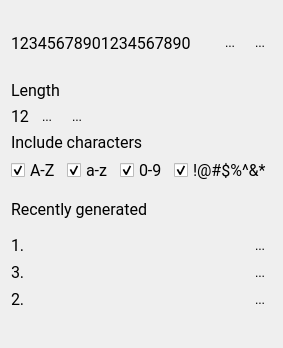
<?xml version="1.0" encoding="UTF-8"?>
<ui version="4.0">
 <class>Form</class>
 <widget class="QWidget" name="Form">
  <property name="geometry">
   <rect>
    <x>0</x>
    <y>0</y>
    <width>278</width>
    <height>348</height>
   </rect>
  </property>
  <property name="windowTitle">
   <string>Form</string>
  </property>
  <layout class="QVBoxLayout" name="verticalLayout_4">
   <item>
    <layout class="QVBoxLayout" name="verticalLayout_3">
     <property name="sizeConstraint">
      <enum>QLayout::SizeConstraint::SetMaximumSize</enum>
     </property>
     <item>
      <layout class="QHBoxLayout" name="horizontalLayout">
       <item>
        <widget class="QLabel" name="label">
         <property name="sizePolicy">
          <sizepolicy hsizetype="Expanding" vsizetype="Fixed">
           <horstretch>0</horstretch>
           <verstretch>0</verstretch>
          </sizepolicy>
         </property>
         <property name="minimumSize">
          <size>
           <width>0</width>
           <height>64</height>
          </size>
         </property>
         <property name="font">
          <font>
           <family>Roboto</family>
           <pointsize>12</pointsize>
          </font>
         </property>
         <property name="text">
          <string>12345678901234567890</string>
         </property>
        </widget>
       </item>
       <item>
        <widget class="QToolButton" name="toolButton_2">
         <property name="sizePolicy">
          <sizepolicy hsizetype="Fixed" vsizetype="Fixed">
           <horstretch>0</horstretch>
           <verstretch>0</verstretch>
          </sizepolicy>
         </property>
         <property name="text">
          <string>...</string>
         </property>
         <property name="icon">
          <iconset theme="QIcon::ThemeIcon::SystemReboot"/>
         </property>
         <property name="autoRaise">
          <bool>true</bool>
         </property>
        </widget>
       </item>
       <item>
        <widget class="QToolButton" name="toolButton">
         <property name="sizePolicy">
          <sizepolicy hsizetype="Fixed" vsizetype="Fixed">
           <horstretch>0</horstretch>
           <verstretch>0</verstretch>
          </sizepolicy>
         </property>
         <property name="text">
          <string>...</string>
         </property>
         <property name="icon">
          <iconset resource="../icons.qrc">
           <normaloff>:/icons/icons/copy.svg</normaloff>:/icons/icons/copy.svg</iconset>
         </property>
         <property name="autoRaise">
          <bool>true</bool>
         </property>
        </widget>
       </item>
      </layout>
     </item>
     <item>
      <layout class="QVBoxLayout" name="verticalLayout">
       <item>
        <widget class="QLabel" name="label_3">
         <property name="sizePolicy">
          <sizepolicy hsizetype="Preferred" vsizetype="Fixed">
           <horstretch>0</horstretch>
           <verstretch>0</verstretch>
          </sizepolicy>
         </property>
         <property name="font">
          <font>
           <family>Roboto</family>
           <pointsize>12</pointsize>
          </font>
         </property>
         <property name="text">
          <string>Length</string>
         </property>
        </widget>
       </item>
       <item>
        <layout class="QHBoxLayout" name="horizontalLayout_2">
         <item>
          <widget class="QLabel" name="label_2">
           <property name="sizePolicy">
            <sizepolicy hsizetype="Preferred" vsizetype="Fixed">
             <horstretch>0</horstretch>
             <verstretch>0</verstretch>
            </sizepolicy>
           </property>
           <property name="font">
            <font>
             <family>Roboto</family>
             <pointsize>12</pointsize>
            </font>
           </property>
           <property name="text">
            <string>12</string>
           </property>
          </widget>
         </item>
         <item>
          <widget class="QToolButton" name="toolButton_3">
           <property name="sizePolicy">
            <sizepolicy hsizetype="Fixed" vsizetype="Fixed">
             <horstretch>0</horstretch>
             <verstretch>0</verstretch>
            </sizepolicy>
           </property>
           <property name="text">
            <string>...</string>
           </property>
           <property name="icon">
            <iconset theme="QIcon::ThemeIcon::ListRemove"/>
           </property>
           <property name="autoRaise">
            <bool>true</bool>
           </property>
          </widget>
         </item>
         <item>
          <widget class="QToolButton" name="toolButton_4">
           <property name="sizePolicy">
            <sizepolicy hsizetype="Fixed" vsizetype="Fixed">
             <horstretch>0</horstretch>
             <verstretch>0</verstretch>
            </sizepolicy>
           </property>
           <property name="text">
            <string>...</string>
           </property>
           <property name="icon">
            <iconset theme="QIcon::ThemeIcon::ListAdd"/>
           </property>
           <property name="autoRaise">
            <bool>true</bool>
           </property>
          </widget>
         </item>
         <item>
          <spacer name="horizontalSpacer">
           <property name="sizePolicy">
            <sizepolicy hsizetype="Expanding" vsizetype="Fixed">
             <horstretch>0</horstretch>
             <verstretch>0</verstretch>
            </sizepolicy>
           </property>
           <property name="orientation">
            <enum>Qt::Orientation::Horizontal</enum>
           </property>
           <property name="sizeHint" stdset="0">
            <size>
             <width>40</width>
             <height>20</height>
            </size>
           </property>
          </spacer>
         </item>
        </layout>
       </item>
      </layout>
     </item>
     <item>
      <layout class="QVBoxLayout" name="verticalLayout_2">
       <item>
        <widget class="QLabel" name="label_5">
         <property name="sizePolicy">
          <sizepolicy hsizetype="Preferred" vsizetype="Fixed">
           <horstretch>0</horstretch>
           <verstretch>0</verstretch>
          </sizepolicy>
         </property>
         <property name="font">
          <font>
           <family>Roboto</family>
           <pointsize>12</pointsize>
          </font>
         </property>
         <property name="text">
          <string>Include characters</string>
         </property>
        </widget>
       </item>
       <item>
        <layout class="QHBoxLayout" name="horizontalLayout_3">
         <item>
          <widget class="QCheckBox" name="checkBox">
           <property name="sizePolicy">
            <sizepolicy hsizetype="Minimum" vsizetype="Fixed">
             <horstretch>0</horstretch>
             <verstretch>0</verstretch>
            </sizepolicy>
           </property>
           <property name="font">
            <font>
             <family>Roboto</family>
             <pointsize>12</pointsize>
            </font>
           </property>
           <property name="text">
            <string>A-Z</string>
           </property>
           <property name="checked">
            <bool>true</bool>
           </property>
          </widget>
         </item>
         <item>
          <widget class="QCheckBox" name="checkBox_2">
           <property name="sizePolicy">
            <sizepolicy hsizetype="Minimum" vsizetype="Fixed">
             <horstretch>0</horstretch>
             <verstretch>0</verstretch>
            </sizepolicy>
           </property>
           <property name="font">
            <font>
             <family>Roboto</family>
             <pointsize>12</pointsize>
            </font>
           </property>
           <property name="text">
            <string>a-z</string>
           </property>
           <property name="checked">
            <bool>true</bool>
           </property>
          </widget>
         </item>
         <item>
          <widget class="QCheckBox" name="checkBox_3">
           <property name="sizePolicy">
            <sizepolicy hsizetype="Minimum" vsizetype="Fixed">
             <horstretch>0</horstretch>
             <verstretch>0</verstretch>
            </sizepolicy>
           </property>
           <property name="font">
            <font>
             <family>Roboto</family>
             <pointsize>12</pointsize>
            </font>
           </property>
           <property name="text">
            <string>0-9</string>
           </property>
           <property name="checked">
            <bool>true</bool>
           </property>
          </widget>
         </item>
         <item>
          <widget class="QCheckBox" name="checkBox_4">
           <property name="sizePolicy">
            <sizepolicy hsizetype="Minimum" vsizetype="Fixed">
             <horstretch>0</horstretch>
             <verstretch>0</verstretch>
            </sizepolicy>
           </property>
           <property name="font">
            <font>
             <family>Roboto</family>
             <pointsize>12</pointsize>
            </font>
           </property>
           <property name="text">
            <string>!@#$%^&amp;&amp;*</string>
           </property>
           <property name="checked">
            <bool>true</bool>
           </property>
          </widget>
         </item>
        </layout>
       </item>
       <item>
        <widget class="QLabel" name="label_6">
         <property name="sizePolicy">
          <sizepolicy hsizetype="Preferred" vsizetype="Fixed">
           <horstretch>0</horstretch>
           <verstretch>0</verstretch>
          </sizepolicy>
         </property>
         <property name="minimumSize">
          <size>
           <width>0</width>
           <height>40</height>
          </size>
         </property>
         <property name="font">
          <font>
           <family>Roboto</family>
           <pointsize>12</pointsize>
          </font>
         </property>
         <property name="text">
          <string>Recently generated</string>
         </property>
        </widget>
       </item>
      </layout>
     </item>
     <item>
      <layout class="QHBoxLayout" name="horizontalLayout_4">
       <item>
        <widget class="QLabel" name="label_7">
         <property name="sizePolicy">
          <sizepolicy hsizetype="Preferred" vsizetype="Fixed">
           <horstretch>0</horstretch>
           <verstretch>0</verstretch>
          </sizepolicy>
         </property>
         <property name="font">
          <font>
           <family>Roboto</family>
           <pointsize>12</pointsize>
          </font>
         </property>
         <property name="text">
          <string>1. </string>
         </property>
        </widget>
       </item>
       <item>
        <widget class="QToolButton" name="toolButton_5">
         <property name="text">
          <string>...</string>
         </property>
         <property name="icon">
          <iconset resource="../icons.qrc">
           <normaloff>:/icons/icons/copy.svg</normaloff>:/icons/icons/copy.svg</iconset>
         </property>
         <property name="autoRaise">
          <bool>true</bool>
         </property>
        </widget>
       </item>
      </layout>
     </item>
     <item>
      <layout class="QHBoxLayout" name="horizontalLayout_6">
       <item>
        <widget class="QLabel" name="label_9">
         <property name="sizePolicy">
          <sizepolicy hsizetype="Preferred" vsizetype="Fixed">
           <horstretch>0</horstretch>
           <verstretch>0</verstretch>
          </sizepolicy>
         </property>
         <property name="font">
          <font>
           <family>Roboto</family>
           <pointsize>12</pointsize>
          </font>
         </property>
         <property name="text">
          <string>3.</string>
         </property>
        </widget>
       </item>
       <item>
        <widget class="QToolButton" name="toolButton_7">
         <property name="text">
          <string>...</string>
         </property>
         <property name="icon">
          <iconset resource="../icons.qrc">
           <normaloff>:/icons/icons/copy.svg</normaloff>:/icons/icons/copy.svg</iconset>
         </property>
         <property name="autoRaise">
          <bool>true</bool>
         </property>
        </widget>
       </item>
      </layout>
     </item>
     <item>
      <layout class="QHBoxLayout" name="horizontalLayout_5">
       <item>
        <widget class="QLabel" name="label_8">
         <property name="sizePolicy">
          <sizepolicy hsizetype="Preferred" vsizetype="Fixed">
           <horstretch>0</horstretch>
           <verstretch>0</verstretch>
          </sizepolicy>
         </property>
         <property name="font">
          <font>
           <family>Roboto</family>
           <pointsize>12</pointsize>
          </font>
         </property>
         <property name="text">
          <string>2. </string>
         </property>
        </widget>
       </item>
       <item>
        <widget class="QToolButton" name="toolButton_6">
         <property name="text">
          <string>...</string>
         </property>
         <property name="icon">
          <iconset resource="../icons.qrc">
           <normaloff>:/icons/icons/copy.svg</normaloff>:/icons/icons/copy.svg</iconset>
         </property>
         <property name="autoRaise">
          <bool>true</bool>
         </property>
        </widget>
       </item>
      </layout>
     </item>
     <item>
      <spacer name="verticalSpacer">
       <property name="orientation">
        <enum>Qt::Orientation::Vertical</enum>
       </property>
       <property name="sizeHint" stdset="0">
        <size>
         <width>20</width>
         <height>40</height>
        </size>
       </property>
      </spacer>
     </item>
    </layout>
   </item>
  </layout>
 </widget>
 <resources>
  <include location="../icons.qrc"/>
 </resources>
 <connections/>
</ui>
